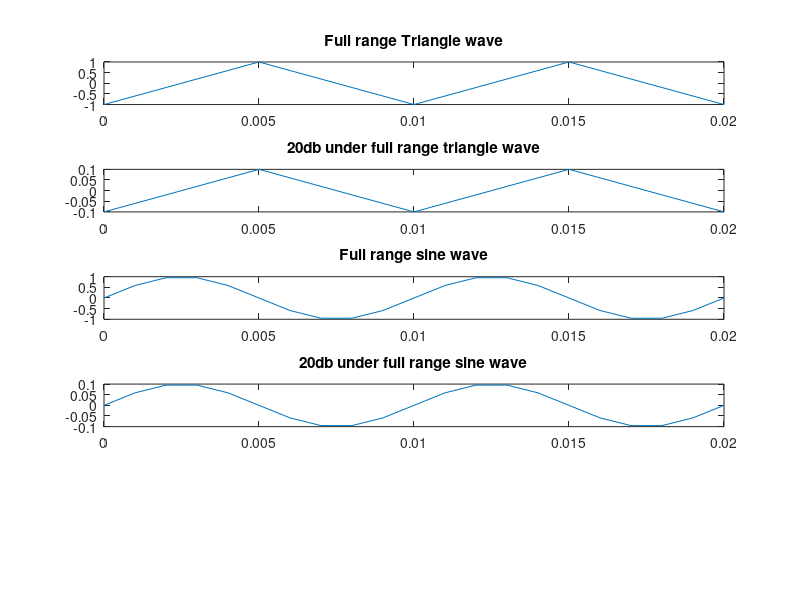

The MATLAB source for this figure: (Note: this script raises an error after producing the figure.)
%--------------------------------------------------------------------------
%               Audio- / Videosignalverarbeitung
%               TU Ilmenau
%
% [redacted]
% [redacted]
%
%               2014
%
%               HW 01
%               
%--------------------------------------------------------------------------

pkg load control;
pkg load signal;
clear all;
close all;
%commandwindow;
clc;

[email]
% [redacted]
% [redacted]


%--------------------------------------------------------------------------
%           Homework assignment 1/3
%           Signals generation
%--------------------------------------------------------------------------

% Frecuencies
f=100;
Fs = f/0.1;

%Time
T =1*(1/f);
dt = 1/Fs;
t = 0:dt:2*T;

%Full range Triangular wave
x1 = sawtooth(2*pi*f*t,0.5);
figure(1)
set(gcf, 'name', 'Waves')
subplot (5,1,1),
plot(t,x1)
title('Full range Triangle wave')

%20db under full range Triangular wave
x2 = 0.1*sawtooth(2*pi*f*t, 0.5);
figure(1)
subplot (5,1,2),
plot(t,x2)
title('20db under full range triangle wave')

%Full range sine wave
y1=sin(2*pi*f*t);
figure(1)
subplot (5,1,3),
plot(t,y1)
title('Full range sine wave')

%20db under full range sine wave
y2=0.1*sin(2*pi*f*t);
figure(1)
subplot (5,1,4),
plot(t,y2)
title('20db under full range sine wave')

%Audio signal
[s, Fs] = wavread('Imperial March_12.wav',150000);
for i=1:150000
    sh(i) = s(i);
end
figure(1)
subplot (5,1,5),
plot(s)
title('Audio signal')

%*****************************************************************
%What is the difference between full and under full range signals?
%*****************************************************************
%SNR is going to change. If we got 90dB of SNR for full range, then
%SNR for under range signal is going to be 70dB (90-20)	




%--------------------------------------------------------------------------
%           Homework assignment 2/3
%           Quantization and reconstruction
%--------------------------------------------------------------------------

%Stepsize
q = (1-(-1))/(2^6);


%-------------------------------------------------------------------------------
%16 bit mid-rise quantizer
%-------------------------------------------------------------------------------

%quantized full range triangle wave
xq1a = floor (x1/q);

%decodified signal
x1a = xq1a*q;
figure(2)
set(gcf, 'name', '6-bit Mid-Rise quantization')
subplot(5,1,1),
plot(t,x1a)
title('Dequantized full range triangle wave')
%quantization error
qex1a = x1a-x1;

%quantized 20dB below full range triangle wave
xq2a = floor (x2/q);

%decodified signal
x2a = xq2a*q;
figure(2)
subplot(5,1,2),
plot(t,x2a)
title('Dequantized 20dB below full range triangle wave')
%quantization error
qex2a = x2a-x2;

%quantized full range sine wave
yq1a = floor (y1/q);

%decodified signal
y1a = yq1a*q;
figure(2)
subplot(5,1,3),
plot(t,y1a)
title('Dequantized full range sine wave')
%quantization error
qey1a = y1a-y1;

%quantized 20dB below full range sine wave
yq2a = floor (y2/q);

%decodified signal
y2a = yq2a*q;
figure(2)
subplot(5,1,4),
plot(t,y2a)
title('Dequantized 20dB below full range sine wave')
%quantization error
qey2a = y2a-y2;

%quantized audio signal
sqa = floor (s/q);

%decodified signal
sa = sqa*q;
figure(2)
subplot(5,1,5),
plot(sa)
title('Dequantized audio signal')
%quantization error
qesa = sqa-s;


%-------------------------------------------------------------------------------
%16 bit mid-tread quantizer
%-------------------------------------------------------------------------------

%quantized full range triangle wave
xq1b = round (x1/q);

%decodified signal
x1b = xq1b*q;
figure(3)
set(gcf, 'name', '6-bit Mid-Tread quantization')
subplot(5,1,1),
plot(t,x1b)
title('Dequantized full range triangle wave')
%quantization error
qex1b = x1b-x1;

%quantized 20dB below full range triangle wave
xq2b = round (x2/q);
xq1b = round (x1/q);

%decodified signal
x2b = xq2b*q;
figure(3)
subplot(5,1,2),
plot(t,x2b)
title('Dequantized 20dB below full range triangle wave')
%quantization error
qex2b = x2b-x2;

%quantized full range sine wave
yq1b = round (y1/q);
xq1b = round (x1/q);

%decodified signal
y1b = yq1b*q;
figure(3)
subplot(5,1,3),
plot(t,y1b)
title('Dequantized full range sine wave')
%quantization error
qey1b = y1b-y1;

%quantized 20dB below full range sine wave
yq2b = round (y2/q);
xq1b = round (x1/q);

%decodified signal
y2b = yq2b*q;
figure(3)
subplot(5,1,4),
plot(t,y2b)
title('Dequantized 20dB below full range sine wave')
%quantization error
qey2b = y2b-y2;

%quantized audio signal
sqb = round (s/q);
xq1b = round (x1/q);
%decodified signal
sb = sqb*q;
figure(3)
subplot(5,1,5),
plot(sb)
title('Dequantized audio signal')
%quantization error
qesb = sqb-s;


%-------------------------------------------------------------------------------
%uLaw quantization
%-------------------------------------------------------------------------------

A=1;
mu=255;

%Full range triangular wave
for i=1:length(x1)
   if x1(i) >= 0
    sign (i) = 1;
   else sign (i)= -1;
   end
   
   x1u(i)= sign (i)*((log(1+(255*abs(x1(i)/max(x1)))))/(log(1+255)));
  
end

index = round((2^8)*x1u);
x1ud = index / (2^8);

for i=1:length(x1)
   if x1(i) >= 0
    sign (i) = 1;
   else sign (i)= -1;
   end
   
   x1_mu (i)= sign(i)*((256^(abs(x1ud(i))))-1)*(max(x1)/255);
  
end

figure(4)
set(gcf, 'name', '8-bit uLaw quantization')
subplot(5,1,1),
plot(t,x1_mu)
title('De-Quantized full range triangle wave')

%20db under full range triangular wave
for i=1:length(x2)
   if x2(i) >= 0
    sign (i) = 1;
   else sign (i)= -1;
   end
   
   x2u(i)= sign (i)*((log(1+(255*abs(x2(i)/max(x2)))))/(log(1+255)));
  
end

index = round((2^8)*x2u);
x2ud = index/(2^8);

for i=1:length(x2)
   if x2(i) >= 0
    sign (i) = 1;
   else sign (i)= -1;
   end
   
   x2_mu (i)= sign(i)*((256^(abs(x2ud(i))))-1)*(max(x2)/255);
  
end

figure(4)
subplot(5,1,2),
plot(t,x2_mu)
title('De-Quantized 20 under full range triangle wave')

%Full range sine wave
for i=1:length(y1)
   if y1(i) >= 0
    sign (i) = 1;
   else sign (i)= -1;
   end
   
   y1u(i)= sign (i)*((log(1+(255*abs(y1(i)/max(y1)))))/(log(1+255)));
  
end

index = round((2^8)*y1u);
y1ud = index / (2^8);

for i=1:length(y1)
   if y1(i) >= 0
    sign (i) = 1;
   else sign (i)= -1;
   end
   
   y1_mu (i)= sign(i)*((256^(abs(y1ud(i))))-1)*(max(y1)/255);
  
end

figure(4)
subplot(5,1,3),
plot(t,y1_mu)
title('De-Quantized full range sine wave')


%20db under full range triangular wave
for i=1:length(y2)
   if y2(i) >= 0
    sign (i) = 1;
   else sign (i)= -1;
   end
   
   y2u(i)= sign (i)*((log(1+(255*abs(y2(i)/max(y2)))))/(log(1+255)));
  
end

index = round((2^8)*y2u);
y2ud = index/(2^8);

for i=1:length(y2)
   if y2(i) >= 0
    sign (i) = 1;
   else sign (i)= -1;
   end
   
   y2_mu (i)= sign(i)*((256^(abs(y2ud(i))))-1)*(max(y2)/255);
  
end

figure(4)
subplot(5,1,4),
plot(t,y2_mu)
title('De-Quantized 20 under full range sine wave')




%TODO check this coding
%Audio
length(sh)
for i=1:length(sh)/5
   if sh(i) >= 0
    sign (i) = 1;
   else sign (i)= -1;
   end
   
   %shu(i)= sign (i)*((log(1+(255*abs(sh(i)/max(sh)))))/(log(1+255)));
   shu(i)= ((log(1+(255*abs(sh(i)/max(sh)))))/(log(1+255)));
   %shu(i) = (log(1+(255*(sh(i)/max(sh)))))/(log(1+255));
 
end

index = round((2^8)*shu);
shud = index/(2^8);

for i=1:length(sh)/5
   if sh(i) >= 0
    sign (i) = 1;
   else sign (i)= -1;
   end
   
   sh_mu (i)= sign(i)*((256^(abs(shud(i))))-1)*(max(sh)/255);
  
end

figure(4)
subplot(5,1,5),
plot(sh_mu)
title('De-Quantized audio wave')





%*******************************************************************************
%Which quantization is better and why?
%*******************************************************************************
%The mid-rise can be seen as more accurate, because very small values are always
%quantized to half the quantization interval, so it reacts to very small input 
%values, but the mid-tread can save bit-rate because it always quantizes very 
%small values to zero. The expectation of the quantization error power for large
%signals stays the same for both types.
%uLaw has anyway a better performance for full range and under range signals,
%being a really strong advantage. The problem is, since it's not linear, some 
%more coding to be done.



